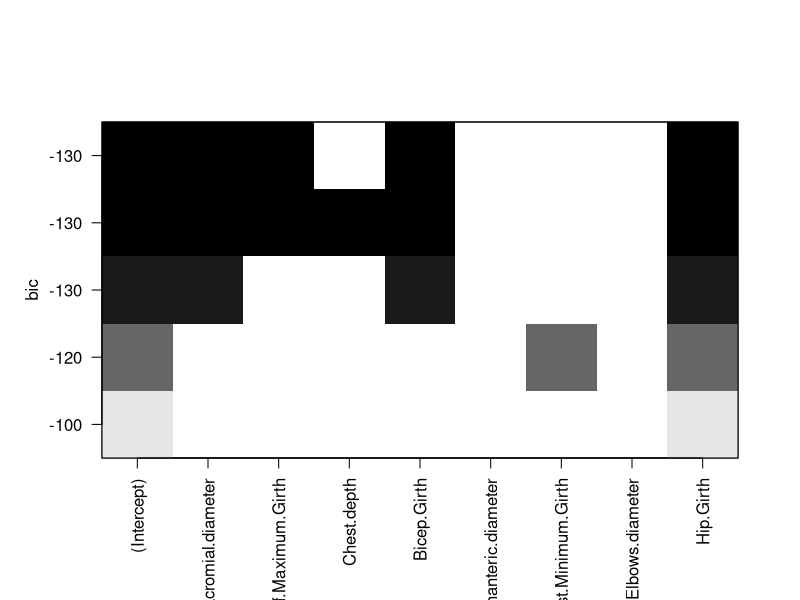

Write R code to recreate this figure.
## ---- chunk 1
library(ggpubr)
library(car)
library(caret)
library(leaps)
library(tidyverse)
## ---- chunk 2
datos = read.csv2("EP09 Datos.csv")
# Se define una semilla con los últiimos 4 digitos del RUN de
# un miembro de equipo con 21 años
set.seed(4346)
mujeres = datos %>% filter(Gender == 0) %>% sample_n(50, replace = F)
# Se hace nula la columna de genero ya que no es necesaria
mujeres[["Gender"]] = NULL
# Probaré trabajar con Chest.Girth
## ---- chunk 3
set.seed(4346)
# Se separa la variable de respuesta
respuesta = mujeres[["Weight"]]
mujeres[["Weight"]] = NULL
# Se seleccionan las variables predictoras
predictores_nombres = colnames(mujeres)
predictores = sample(predictores_nombres, 8, replace = F)
print("Predictores seleccionados: ")
predictores
## ---- chunk 4
matriz = mujeres %>% select(-any_of(predictores))
correlacion = cor(matriz, y = respuesta)
correlacion
## ---- chunk 5
mejor = which(correlacion == max(abs(correlacion)))
predictor = rownames(correlacion)[mejor]
predictor
## ---- chunk 6
set.seed(4346)
datos_RLS = mujeres %>% select(Knee.Girth)
datos_RLS = cbind(respuesta, datos_RLS)
# Generamos un conjunto de entrenamiento y prueba
filas = nrow(datos_RLS)
n_entrenamiento = floor(0.9 * filas) # Se utiliza 90% del conjunto de datos debido a que solo se realiza con 50 muestras
n = sample.int(n = filas, size = n_entrenamiento, replace = FALSE)
entrenamiento = datos_RLS[n,]
prueba = datos_RLS[-n, ]
rls = train(respuesta ~ Knee.Girth, data = entrenamiento, method = "lm", trControl = trainControl(method = "cv", number = 15))
# Se imprime la informacion
summary(rls)
## ---- chunk 7
# Evaluamos el modelo y obtenemos los residuos y las estadísticas de influencia de los casos.
resultados = data.frame(predicted.probabilities = fitted(rls[["finalModel"]]))
resultados[["residuos.estandarizados"]] = rstandard(rls[["finalModel"]])
resultados[["residuos.estudiantizados"]] =rstudent(rls[["finalModel"]])
resultados[["distancia.cook"]] = cooks.distance(rls[["finalModel"]])
resultados[["DFbeta"]] = dfbeta(rls[["finalModel"]])
resultados[["DFfit"]] = dffits(rls[["finalModel"]])
resultados[["leverage"]] = hatvalues(rls[["finalModel"]])
resultados[["ratios.covarianza"]] = covratio(rls[["finalModel"]])

cat("Influencia de los casos:\n")

# 95% de los residuos estandarizados deberían estar entre −1.96 y +1.96, y 99% entre -2.58 y +2.58.
sospechosos.1 = which(abs(resultados[["residuos.estandarizados"]]) > 1.96)
cat("- Residuos estandarizados fuera del 95% esperado: ")
print(sospechosos.1)

# Observaciones con distancia de Cook mayor a 1.
sospechosos.2 = which(resultados[["distancia.cook"]] > 1)
cat("- Residuos con distancia de Cook mayor que 1: ")
print(sospechosos.2)

# Observaciones con apalancamiento mayor al doble del apalancamiento
# promedio: (k + 1)/n.
apalancamiento.promedio = ncol(datos_RLS) / nrow(datos_RLS)
sospechosos.3 = which(resultados[["leverage"]] > 2 * apalancamiento.promedio)

cat("Residuos con apalancamiento fuera de rango (promedio = ",
    apalancamiento.promedio, "): ", sep = "")

print(sospechosos.3)

# DFBeta debería ser < 1.
sospechosos.4 = which(apply(resultados[["DFbeta"]] >= 1, 1, any))
names(sospechosos.4) = NULL
cat("- Residuos con DFBeta mayor que 1: ")
print(sospechosos.4)

# Tenemos que, los casos no deberían desviarse significativamente
# de los límites recomendados para la razón de covarianza:
# CVRi > 1 + [3(k + 1)/n]
# CVRi < 1 – [3(k + 1)/n]
CVRi.lower = 1 - 3 * apalancamiento.promedio
CVRi.upper = 1 + 3 * apalancamiento.promedio

sospechosos.5 = which(resultados[["ratios.covarianza"]] < CVRi.lower | resultados[["ratios.covarianza"]] > CVRi.upper)

cat("- Residuos con razón de covarianza fuera de rango ([", CVRi.lower, ", ", CVRi.upper, "]): ", sep = "")

print(sospechosos.5)

sospechosos = c(sospechosos.1, sospechosos.2, sospechosos.3, sospechosos.4, sospechosos.5)

sospechosos = sort(unique(sospechosos))
cat("\nResumen de observaciones sospechosas:\n")

print(round(resultados[sospechosos, c("distancia.cook", "leverage", "ratios.covarianza")], 3))
## ---- chunk 8
set.seed(4346)
datos_RLM = mujeres %>% select(predictores)
datos_RLM = cbind(respuesta, datos_RLM)
# Generamos un conjunto de entrenamiento y prueba
filas_rlm = nrow(datos_RLM)
n_entrenamiento_rlm = floor(0.9 * filas_rlm) # Se utiliza 90% del conjunto de datos debido a que solo se realiza con 50 muestras
n_rlm = sample.int(n = filas_rlm, size = n_entrenamiento_rlm, replace = FALSE)
entrenamiento_rlm = datos_RLM[n_rlm,]
prueba_rlm = datos_RLM[-n_rlm,]
# Seleccionamos los mejores predictores para el modelo de regresión lineal múltiple
# Se hace uso del método de todos los subconjuntos.
rlm = regsubsets(respuesta ~ ., data = datos_RLM, nbest = 1, nvmax = 5, method = "exhaustive")

plot(rlm)

# Observando la exploración de todos los subconjuntos, el mejor modelo con
# entre 2 y 5 variables es aquel que usa como predictores el diámetro de los
# tobillos y el grosor de las caderas.

# Generamos un conjunto de entrenamiento y prueba
rlm = train(respuesta ~ Biacromial.diameter + Bicep.Girth + Hip.Girth, data = entrenamiento_rlm, method = "lm", trControl = trainControl(method = "cv", number = 15))


# Regresión lineal multiple
summary(rlm)
## ---- chunk 9
rlmf <- rlm$finalModel
residuos <- rlmf$residuals

shapiro.test(residuos)
# Realizando Shapiro-Wilk podemos ver la si sigue una distribucion cercana a la normal, en este caso al tener un p-value < 0.05, no podemos afirmar esto.

ncvTest(rlmf)
# se concluye que al tener un p-value > 0.05, se falla en rechazar la h0, es decir, se cumple con el principo de homocedasticidad.

durbinWatsonTest(rlmf)
# Para evaluar si son independientes hacemos usos de la prueba de DurbinWaterson, el cual se basa en que si D-W Statistic es cercano a 2 no hay autocorrelación en los residuos, adicionalmente al tener un p-value > 0.05 significa que no hay suficiente información para asumir una autocorrelacion.

vif(rlmf)
# Cada variable se relaciona linealmente con la respuesta.
# Analizando los resultados, y estos ser cercanos y mayores a 1 y menores que 10, podemos concluir que se cumple esta condición. 
# De igual forma al no acercase a 2,5 no se conciderario critico.
## ---- chunk 10
# Evaluar modelo.
# Obtener residuos y estadísticas de influencia de los casos.
eval.rlm = data.frame(predicted.probabilities = fitted(rlm[["finalModel"]]))
eval.rlm[["residuos.estandarizados"]] = rstandard(rlm[["finalModel"]])
eval.rlm[["residuos.estudiantizados"]] =rstudent(rlm[["finalModel"]])
eval.rlm[["distancia.cook"]] = cooks.distance(rlm[["finalModel"]])
eval.rlm[["DFbeta"]] = dfbeta(rlm[["finalModel"]])
eval.rlm[["DFfit"]] = dffits(rlm[["finalModel"]])
eval.rlm[["leverage"]] = hatvalues(rlm[["finalModel"]])
eval.rlm[["ratios.covarianza"]] = covratio(rlm[["finalModel"]])

cat("Influencia de los casos:\n")

# 95% de los residuos estandarizados deberían estar entre −1.96 y +1.96, y 99%
# entre -2.58 y +2.58.
sospechosos.1 = which(abs(eval.rlm[["residuos.estandarizados"]]) > 1.96)
cat("- Residuos estandarizados fuera del 95% esperado: ")
print(sospechosos.1)

# Observaciones con distancia de Cook mayor a uno.
sospechosos.2 = which(eval.rlm[["distancia.cook"]] > 1)
cat("- Residuos con distancia de Cook mayor que 1: ")
print(sospechosos.2)

# Observaciones con apalancamiento superior al doble del apalancamiento
# promedio: (k + 1)/n.
apalancamiento.promedio = ncol(datos_RLM) / nrow(datos_RLM)
sospechosos.3 = which(eval.rlm[["leverage"]] > 2 * apalancamiento.promedio)

cat("- Residuos con apalancamiento fuera de rango (promedio = ", apalancamiento.promedio, "): ", sep = "")

print(sospechosos.3)

# DFBeta debería ser < 1.
sospechosos.4 = which(apply(eval.rlm[["DFbeta"]] >= 1, 1, any))
names(sospechosos.4) = NULL
cat("- Residuos con DFBeta mayor que 1: ")
print(sospechosos.4)

# Finalmente, los casos no deberían desviarse significativamente
# de los límites recomendados para la razón de covarianza:
# CVRi > 1 + [3(k + 1)/n]
# CVRi < 1 – [3(k + 1)/n]
CVRi.lower = 1 - 3 * apalancamiento.promedio
CVRi.upper = 1 + 3 * apalancamiento.promedio

sospechosos.5 = which(eval.rlm[["ratios.covarianza"]] < CVRi.lower |
                        eval.rlm[["ratios.covarianza"]] > CVRi.upper)

cat("- Residuos con razón de covarianza fuera de rango ([", CVRi.lower, ", ", CVRi.upper, "]): ", sep = "")

print(sospechosos.5)

sospechosos = c(sospechosos.1, sospechosos.2, sospechosos.3, sospechosos.4,
                 sospechosos.5)

sospechosos = sort(unique(sospechosos))
cat("\nResumen de observaciones sospechosas:\n")

print(round(eval.rlm[sospechosos, c("distancia.cook", "leverage", "ratios.covarianza")], 3))

# Si bien hay algunas observaciones que podrían considerarse atípicas, la
# distancia de Cook para todas ellas se aleja bastante de 1, por lo que no
# deberían ser causa de preocupación.

# En este caso, el modelo explica 51,19% de la variabilidad de la variable
# dependiente, por lo que se ajusta mejor a los datos que el modelo de RLS.

cat("\nIndependencia de los residuos\n")
print(durbinWatsonTest(rlm[["finalModel"]]))

# Puesto que la prueba de Durbin-Watson entrega p = 0,682, podemos concluir que
# los residuos son independientes.


# De esta forma, podemos concluir que el modelo obtenido es confiable y
# generalizable.

## ---- chunk 11
# RLS
# Predicciones entrenamiento
predicciones = predict(rls, entrenamiento)
error_entrenamiento = entrenamiento[["respuesta"]] - predicciones # Error
print(mean(error_entrenamiento)**2) # Error cuadratico en el conjunto de entrenamiento
# Predicciones prueba
predicciones_p = predict(rls, prueba)
error_prueba = prueba[["respuesta"]] - predicciones_p # Error
print(mean(error_prueba)**2) # Error cuadratico en el conjunto de prueba
# Modelo de regresión lineal simple

# RLM

# Predicciones entrenamiento
p_rlm = predict(rlm, entrenamiento_rlm)
error_ent_rlm = entrenamiento_rlm[["respuesta"]] - p_rlm # Error
print(mean(error_ent_rlm)**2) # Error cuadratico en el conjunto de entrenamiento
# Predicciones prueba
rlm_prediccion = predict(rlm, prueba_rlm)
error_prueba_rlm = prueba_rlm[["respuesta"]] - rlm_prediccion
print(mean(error_prueba_rlm)**2)
